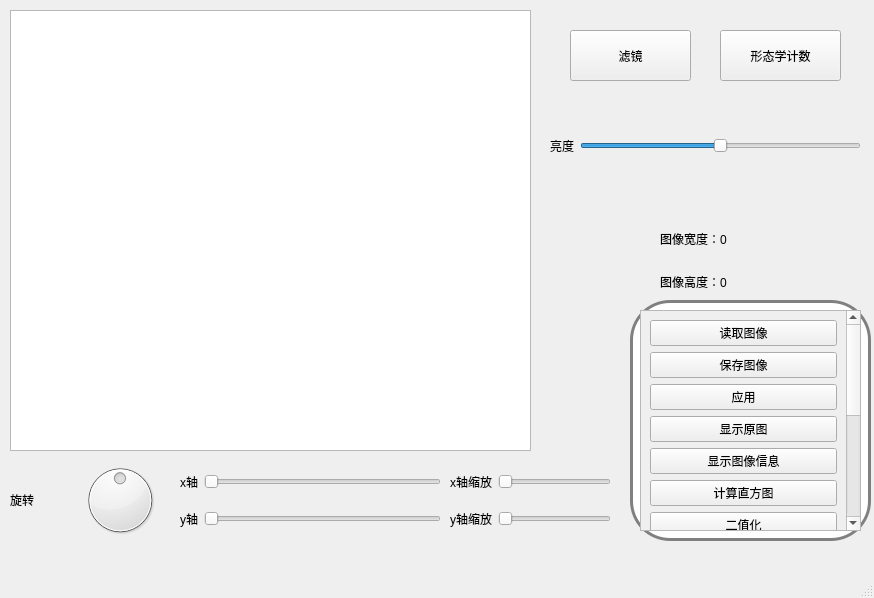
<?xml version="1.0" encoding="UTF-8"?>
<ui version="4.0">
 <class>MainWindow</class>
 <widget class="QMainWindow" name="MainWindow">
  <property name="geometry">
   <rect>
    <x>0</x>
    <y>0</y>
    <width>874</width>
    <height>598</height>
   </rect>
  </property>
  <property name="windowTitle">
   <string>MainWindow</string>
  </property>
  <widget class="QWidget" name="centralwidget">
   <widget class="QWidget" name="widget" native="true">
    <property name="geometry">
     <rect>
      <x>630</x>
      <y>300</y>
      <width>241</width>
      <height>241</height>
     </rect>
    </property>
    <property name="mouseTracking">
     <bool>false</bool>
    </property>
    <property name="styleSheet">
     <string notr="true">#widget
{
	
border: 3px solid gray;
border-radius: 40px;
background: white;
}</string>
    </property>
    <widget class="QScrollArea" name="scrollArea">
     <property name="geometry">
      <rect>
       <x>10</x>
       <y>10</y>
       <width>221</width>
       <height>221</height>
      </rect>
     </property>
     <property name="widgetResizable">
      <bool>true</bool>
     </property>
     <widget class="QWidget" name="scrollAreaWidgetContents">
      <property name="geometry">
       <rect>
        <x>0</x>
        <y>0</y>
        <width>198</width>
        <height>488</height>
       </rect>
      </property>
      <layout class="QVBoxLayout" name="verticalLayout">
       <item>
        <widget class="QPushButton" name="readImage">
         <property name="text">
          <string>读取图像</string>
         </property>
        </widget>
       </item>
       <item>
        <widget class="QPushButton" name="writeImage">
         <property name="text">
          <string>保存图像</string>
         </property>
        </widget>
       </item>
       <item>
        <widget class="QPushButton" name="apply">
         <property name="text">
          <string>应用</string>
         </property>
        </widget>
       </item>
       <item>
        <widget class="QPushButton" name="showOrigin">
         <property name="text">
          <string>显示原图</string>
         </property>
        </widget>
       </item>
       <item>
        <widget class="QPushButton" name="ImageInfo">
         <property name="text">
          <string>显示图像信息</string>
         </property>
        </widget>
       </item>
       <item>
        <widget class="QPushButton" name="Histogram">
         <property name="text">
          <string>计算直方图</string>
         </property>
        </widget>
       </item>
       <item>
        <widget class="QPushButton" name="binarization">
         <property name="text">
          <string>二值化</string>
         </property>
        </widget>
       </item>
       <item>
        <widget class="QPushButton" name="normalization">
         <property name="text">
          <string>归一化</string>
         </property>
        </widget>
       </item>
       <item>
        <widget class="QPushButton" name="Inversion">
         <property name="text">
          <string>图像反色</string>
         </property>
        </widget>
       </item>
       <item>
        <widget class="QPushButton" name="graying">
         <property name="text">
          <string>转为灰度图</string>
         </property>
        </widget>
       </item>
       <item>
        <widget class="QPushButton" name="linerTranslate">
         <property name="text">
          <string>线性变换</string>
         </property>
        </widget>
       </item>
       <item>
        <widget class="QPushButton" name="grayChange">
         <property name="text">
          <string>灰度化</string>
         </property>
        </widget>
       </item>
       <item>
        <widget class="QPushButton" name="grayStretch">
         <property name="text">
          <string>灰度拉伸</string>
         </property>
        </widget>
       </item>
       <item>
        <widget class="QPushButton" name="pseudoColor">
         <property name="text">
          <string>真彩色转伪彩色</string>
         </property>
        </widget>
       </item>
      </layout>
     </widget>
    </widget>
   </widget>
   <widget class="QGraphicsView" name="graphicsView">
    <property name="geometry">
     <rect>
      <x>10</x>
      <y>10</y>
      <width>521</width>
      <height>441</height>
     </rect>
    </property>
   </widget>
   <widget class="QWidget" name="verticalLayoutWidget">
    <property name="geometry">
     <rect>
      <x>660</x>
      <y>220</y>
      <width>160</width>
      <height>80</height>
     </rect>
    </property>
    <layout class="QVBoxLayout" name="verticalLayout_4">
     <item>
      <widget class="QLabel" name="Width">
       <property name="text">
        <string>图像宽度：0</string>
       </property>
      </widget>
     </item>
     <item>
      <widget class="QLabel" name="Height">
       <property name="text">
        <string>图像高度：0</string>
       </property>
      </widget>
     </item>
    </layout>
   </widget>
   <widget class="QPushButton" name="Fliter">
    <property name="geometry">
     <rect>
      <x>570</x>
      <y>30</y>
      <width>121</width>
      <height>51</height>
     </rect>
    </property>
    <property name="text">
     <string>滤镜</string>
    </property>
   </widget>
   <widget class="QWidget" name="horizontalLayoutWidget">
    <property name="geometry">
     <rect>
      <x>10</x>
      <y>460</y>
      <width>160</width>
      <height>80</height>
     </rect>
    </property>
    <layout class="QHBoxLayout" name="horizontalLayout">
     <item>
      <widget class="QLabel" name="label">
       <property name="text">
        <string>旋转</string>
       </property>
      </widget>
     </item>
     <item>
      <widget class="QDial" name="rotate">
       <property name="minimum">
        <number>-180</number>
       </property>
       <property name="maximum">
        <number>180</number>
       </property>
      </widget>
     </item>
    </layout>
   </widget>
   <widget class="QWidget" name="horizontalLayoutWidget_2">
    <property name="geometry">
     <rect>
      <x>550</x>
      <y>120</y>
      <width>311</width>
      <height>51</height>
     </rect>
    </property>
    <layout class="QHBoxLayout" name="horizontalLayout_2">
     <item>
      <widget class="QLabel" name="label_2">
       <property name="text">
        <string>亮度</string>
       </property>
      </widget>
     </item>
     <item>
      <widget class="QSlider" name="brightnessChange">
       <property name="minimum">
        <number>-255</number>
       </property>
       <property name="maximum">
        <number>255</number>
       </property>
       <property name="orientation">
        <enum>Qt::Horizontal</enum>
       </property>
      </widget>
     </item>
    </layout>
   </widget>
   <widget class="QWidget" name="layoutWidget">
    <property name="geometry">
     <rect>
      <x>180</x>
      <y>460</y>
      <width>261</width>
      <height>81</height>
     </rect>
    </property>
    <layout class="QVBoxLayout" name="verticalLayout_2">
     <item>
      <layout class="QHBoxLayout" name="horizontalLayout_3">
       <item>
        <widget class="QLabel" name="label_3">
         <property name="text">
          <string>x轴</string>
         </property>
        </widget>
       </item>
       <item>
        <widget class="QSlider" name="xAxis">
         <property name="orientation">
          <enum>Qt::Horizontal</enum>
         </property>
        </widget>
       </item>
      </layout>
     </item>
     <item>
      <layout class="QHBoxLayout" name="horizontalLayout_4">
       <item>
        <widget class="QLabel" name="label_4">
         <property name="text">
          <string>y轴</string>
         </property>
        </widget>
       </item>
       <item>
        <widget class="QSlider" name="yAxis">
         <property name="orientation">
          <enum>Qt::Horizontal</enum>
         </property>
        </widget>
       </item>
      </layout>
     </item>
    </layout>
   </widget>
   <widget class="QWidget" name="layoutWidget">
    <property name="geometry">
     <rect>
      <x>450</x>
      <y>460</y>
      <width>161</width>
      <height>81</height>
     </rect>
    </property>
    <layout class="QVBoxLayout" name="verticalLayout_3">
     <item>
      <layout class="QHBoxLayout" name="horizontalLayout_5">
       <item>
        <widget class="QLabel" name="label_5">
         <property name="text">
          <string>x轴缩放</string>
         </property>
        </widget>
       </item>
       <item>
        <widget class="QSlider" name="Xscale">
         <property name="minimum">
          <number>1</number>
         </property>
         <property name="maximum">
          <number>5</number>
         </property>
         <property name="orientation">
          <enum>Qt::Horizontal</enum>
         </property>
        </widget>
       </item>
      </layout>
     </item>
     <item>
      <layout class="QHBoxLayout" name="horizontalLayout_6">
       <item>
        <widget class="QLabel" name="label_6">
         <property name="text">
          <string>y轴缩放</string>
         </property>
        </widget>
       </item>
       <item>
        <widget class="QSlider" name="Yscale">
         <property name="minimum">
          <number>1</number>
         </property>
         <property name="maximum">
          <number>5</number>
         </property>
         <property name="orientation">
          <enum>Qt::Horizontal</enum>
         </property>
        </widget>
       </item>
      </layout>
     </item>
    </layout>
   </widget>
   <widget class="QPushButton" name="morphology">
    <property name="geometry">
     <rect>
      <x>720</x>
      <y>30</y>
      <width>121</width>
      <height>51</height>
     </rect>
    </property>
    <property name="text">
     <string>形态学计数</string>
    </property>
   </widget>
  </widget>
  <widget class="QMenuBar" name="menubar">
   <property name="geometry">
    <rect>
     <x>0</x>
     <y>0</y>
     <width>874</width>
     <height>26</height>
    </rect>
   </property>
  </widget>
  <widget class="QStatusBar" name="statusbar"/>
 </widget>
 <resources/>
 <connections/>
</ui>
